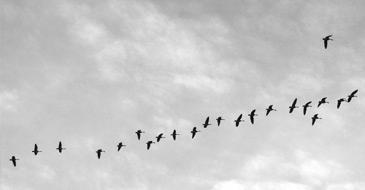
%> input picture bird 3.bmp, 365 x 190 px
$ octave birdcounting.m   (GNU Octave 9; MATLAB toolbox functions it lacks are replaced by stand-ins)
%> lines starting %> are read from the running program, lines starting %| are printed output that depends on the picture; in (x1, y1, x2, y2) boxes, pixels count from 0 and x2, y2 are one past the last pixel; in counts of white or black regions, pixels touching at a corner belong together; the program's own positions count from 1
I=imread('bird 3.bmp');
%> I is the input picture: size 190x365x3 uint8; min 0, max 255, mean 202.2
dim = size(I);
%> dim = [190 365 3]
I = rgb2gray(I);
%> I: size 190x365 uint8
% histgram of input image
his = imhist(I);
%> his = 256 values, max 2285 at index 209, min 0 at index 67, mean 270.9
leng=length(his);
%> leng = 256
para = zeros(1,leng);
for k = 2:leng-1
    % intensity of class 1
    class1 = his(1:k);
    ind = (class1==0);
    class1 = class1+ind;
    clear ind
    % intensity of class 2
    class2 = his(k+1:end);
    ind = (class2==0);
    class2 = class2+ind;
    clear ind
    % probability distribution of class 1
    P1 = class1/(dim(1,1)*dim(1,2));
    % probability distribution of class 2
    P2 = class2/(dim(1,1)*dim(1,2));
    % parameters to decide threshold
    par1 = log2(sum(P1));
    par2 = log2(sum(P2));
    logp1 = log2(P1);
    logp2 = log2(P2);
    par3 = -sum(P1.*logp1)/sum(P1);
    par4 = -sum(P2.*logp2)/sum(P2);
    % parameter which has to be maximized
    para(1,k) = abs(par1+par2+par3+par4);
    clear class1 class2 logp1 logp2
end
%> this loop made 254 passes
%> (par1, par2, par3, par4) on passes 16 to 18: (-8.87, -0.00306, 12.73, 6.06), (-8.73, -0.00337, 12.68, 6.06), (-8.62, -0.00365, 12.66, 6.06)
%> after the loop, para = 256 values, max 13.09 at index 165, min 0 at index 1, mean 11.13
% set threshold
[maxv,row] = max(para);
%> maxv = 13.09; row = 165
t = row-1;
%> t = 164
% segment image
I = (I>=t);
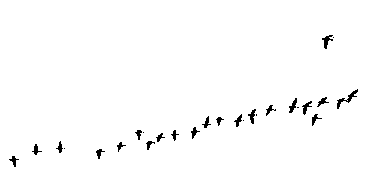
%> I: size 190x365 logical; 98.6% white; 27 black regions (6 under 20 px), largest, box (x1, y1, x2, y2) and area: (337, 89, 358, 109) 100, (322, 35, 333, 49) 67, (289, 98, 297, 113) 58
I=~I;
imshow(I);
%Structuring element
B=[0 1 0 ; 1 1 1 ; 0 1 0];
%B=strel('square',1);
A=imerode(I,B);
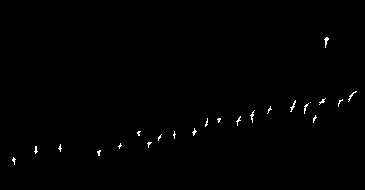
%> A: size 190x365 logical; 0.5% white in thin lines or dots, all inside (x1, y1, x2, y2) = (12, 37, 357, 165)
%C=strel('disk',10);
C=[0 0 0 0 1 1 0 0 0 0 ; 0 0 0 1 1 1 1 0 0 0  ; 0 1 1 1 1 1 1 1 0 0; 1 1 1 1 1 1 1 1 1 1 ; 0 1 1 1 1 1 1 1 0 0; 0 0 0 1 1 1 1 0 0 0 ; 0 0 0 0 1 1 0 0 0 0];%
%Find a non-zero element's position.
p=find(A==1);
%> p = 349 values from 2440 to 67732
p=p(1);
%> p = 2440
Label=zeros([size(A,1) size(A,2)]);
N=0;
%Labeling each component
while(~isempty(p))
    N=N+1;
    p=p(1);
X=false([size(A,1) size(A,2)]);
X(p)=1;
Y=A&imdilate(X,C);
while(~isequal(X,Y))
    X=Y;
    Y=A&imdilate(X,C);
end
Pos=find(Y==1);
A(Pos)=0;
%Label the components
Label(Pos)=N;
p=find(A==1);
end
%> this loop made 22 passes
%> pass 1, `Y=A&imdilate(X,C);`:
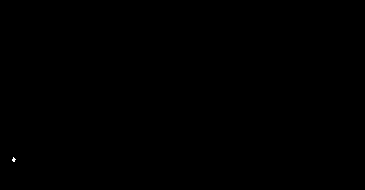
%> Y: size 190x365 logical; 0.02% white in thin lines or dots, all inside (x1, y1, x2, y2) = (12, 157, 16, 162)
%> after the loop: A: size 190x365 logical; 0.5% of pixels changed, all inside (x1, y1, x2, y2) = (12, 37, 357, 165)
%> after the loop: X: size 190x365 logical; 0.03% white in thin lines or dots, all inside (x1, y1, x2, y2) = (348, 91, 357, 102)
Total=sprintf('Number of birds:%d',N);
%> Total = 'Number of birds:22'
display(Total);
%| Total = Number of birds:22
%Differentiate each component with a specific color
RGBIm=zeros([size(Label,1) size(Label,2) 3]);
R=zeros([size(Label,1) size(Label,2)]);
G=zeros([size(Label,1) size(Label,2)]);
B=zeros([size(Label,1) size(Label,2)]);
U=64;
V=255;
W=128;
for i=1:N
    Pos=find(Label==i);
    R(Pos)=mod(i,2)*V;
    G(Pos)=mod(i,5)*U;
    B(Pos)=mod(i,3)*W;
 end
%> this loop made 22 passes
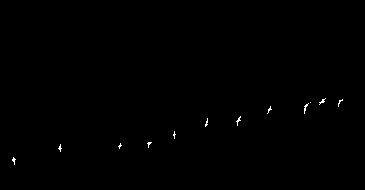
%> R: size 190x365 double; 0.23% white in thin lines or dots, all inside (x1, y1, x2, y2) = (12, 98, 343, 165)
RGBIm(:,:,1)=R;
RGBIm(:,:,2)=G;
RGBIm(:,:,3)=B;
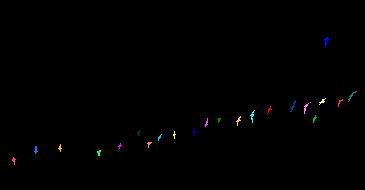
%> RGBIm: size 190x365x3 double; mean R, G, B 0.6, 0.6, 0.7; drawn with min black and max white
RGBIm=uint8(RGBIm);
%> RGBIm: size 190x365x3 uint8
figure,imshow(RGBIm);title('Labelled Components');
